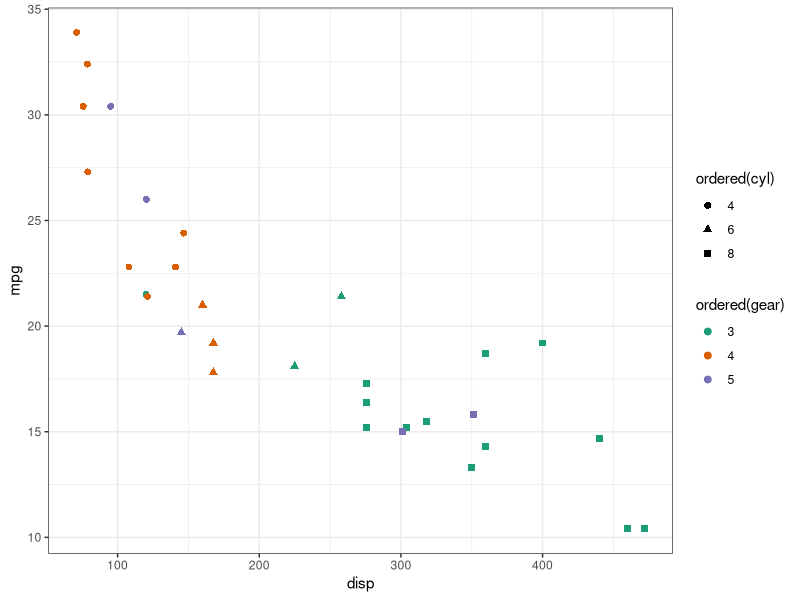
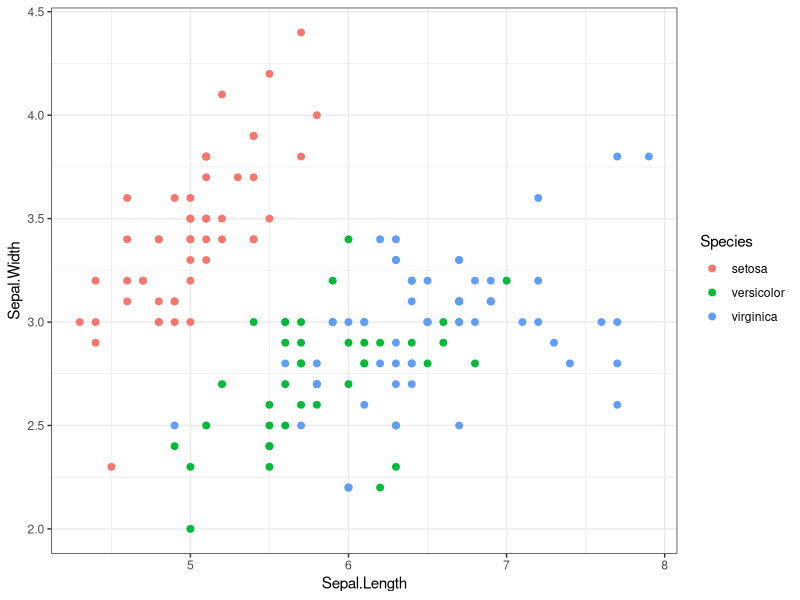

Generate these figures, in order, with R:
 library(tidyverse)
 
 ggplot(mtcars, aes(x = disp, y = mpg, color = ordered(gear), 
                    shape = ordered(cyl))) +
   geom_point(size = 2) +
   scale_color_brewer(palette = "Dark2") +
   theme_bw()

 ggplot(iris, aes(x = Sepal.Length, y = Sepal.Width, color = Species)) + 
    geom_point(size = 2) + 
    theme_bw()